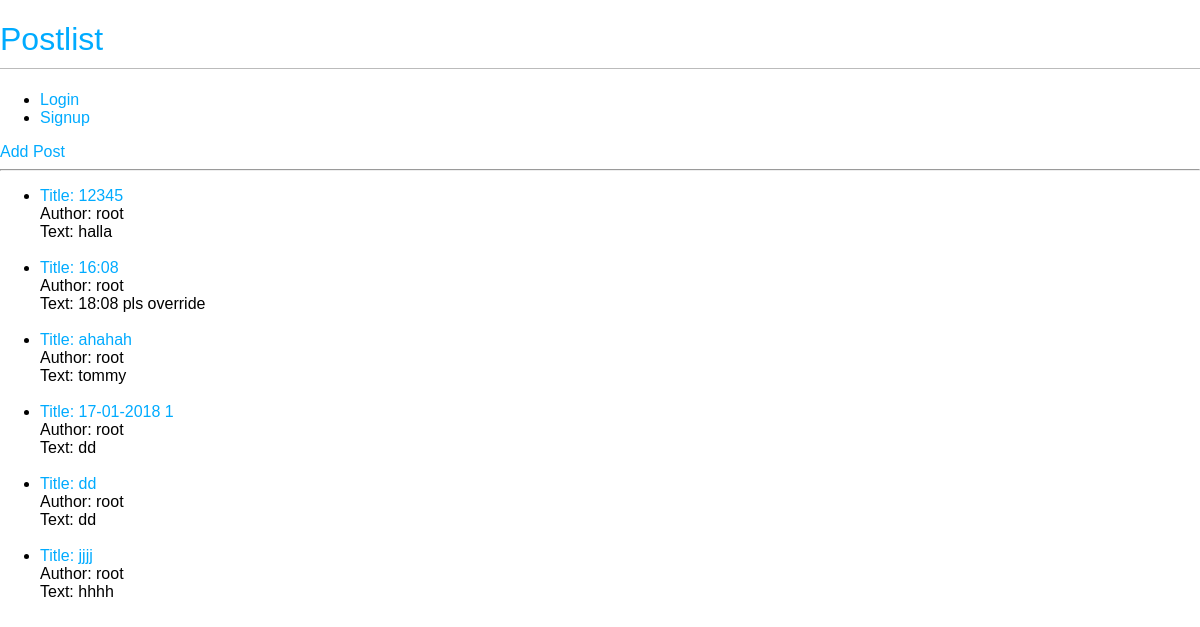
Page /post on the committed database.
### blog/models.py (models this page shows, shortened)
@python_2_unicode_compatible  # only if you need to support Python 2
class Post(models.Model):
    STATUS_CHOICES = (
        ('draft', 'Draft'),
        ('published', 'Published'),
    )
    title = models.CharField(max_length=250)
    slug = models.SlugField(max_length=250, unique_for_date='publish')
    author = models.ForeignKey(User, related_name='blog_posts')
    body = models.TextField()
    publish = models.DateTimeField(default=timezone.now)
    created = models.DateTimeField(auto_now_add=True)
    updated = models.DateTimeField(auto_now=True)
    status = models.CharField(max_length=10, choices=STATUS_CHOICES, default='draft')
    class Meta:
        ordering = ('-publish',)

### blog/views.py (the view)
# urls.py: url(r'post$',views.post_list),
def post_list(request):
	posts = Post.objects.all()[:10]
	context = {
		'posts':posts
	}
	return render(request, 'blog/base2.html', context)

### blog/templates/blog/base2.html
{% load staticfiles %}
{% include 'partials/header.html' %}
<ul>
	{% for post in posts %}
	<li>
		<a href="/blog/details/{{post.id}}">Title: {{post.title}}</a> <br>
			Author: {{post.author}} <br>
			Text: {{post.body}}</li> <br>
	{% endfor %}
</ul>
{% include 'partials/footer.html' %}

### blog/static/css/blog.css (style rules this page uses)
body { margin:0; padding:0; font-family:helvetica, sans-serif; }
a { color:#00abff; text-decoration:none; }

### rows in the picture
Post: title "12345", author "root", body "halla"
Post: title "16:08", author "root", body "18:08 pls override"
Post: title "ahahah", author "root", body "tommy"
Post: title "17-01-2018 1", author "root", body "dd"
Post: title "dd", author "root", body "dd"
Post: title "jjjj", author "root", body "hhhh"
